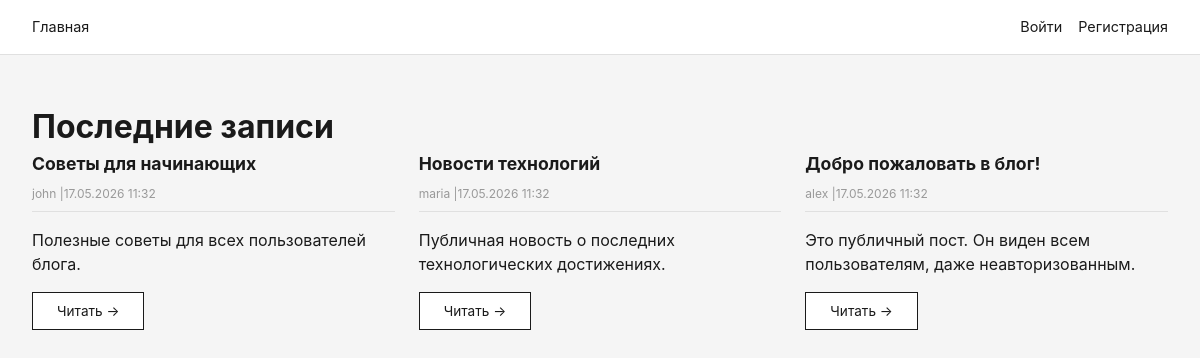
The page / on the database its author committed.
### models.py (models this page shows, shortened)
class Post(db.Model):
    __tablename__ = 'posts'
    id = db.Column(db.Integer, primary_key=True)
    title = db.Column(db.String(200), nullable=False)
    content = db.Column(db.Text, nullable=False)
    is_private = db.Column(db.Boolean, default=False, nullable=False)
    created_at = db.Column(db.DateTime, default=datetime.utcnow)
    updated_at = db.Column(db.DateTime, default=datetime.utcnow, onupdate=datetime.utcnow)
    user_id = db.Column(db.Integer, db.ForeignKey('users.id'), nullable=False)

class User(UserMixin, db.Model):
    __tablename__ = 'users'
    id = db.Column(db.Integer, primary_key=True)
    username = db.Column(db.String(80), unique=True, nullable=False)
    password_hash = db.Column(db.String(128), nullable=False)
    created_at = db.Column(db.DateTime, default=datetime.utcnow)
    posts = db.relationship('Post', backref='author', lazy=True)

### app.py (the view)
@app.route("/")
def index():
    if current_user.is_authenticated:
        posts = Post.query.order_by(Post.created_at.desc()).all()
    else:
        posts = Post.query.filter_by(is_private=False).order_by(Post.created_at.desc()).all()
    return render_template("index.html", posts=posts)

### templates/index.html (shortened to what this page needs)
{% extends "base.html" %}
{% block content %}
<h1>Последние записи</h1>
{% if posts %}
    <div class="posts-grid">
        {% for post in posts %}
        <div class="post-card">
            <h2 class="post-title">
                <a href="{{ url_for('view_post', post_id=post.id) }}">{{ post.title }}</a>
            </h2>
            <div class="post-meta">
                {{ post.author.username }} |{{ post.created_at.strftime('%d.%m.%Y %H:%M') }}
            </div>
            <div class="post-content">
                {{ post.content[:200] }}{% if post.content|length > 200 %}...{% endif %}
            </div>
            <div class="post-footer">
                <a href="{{ url_for('view_post', post_id=post.id) }}" class="btn">Читать →</a>
            </div>
        </div>
        {% endfor %}
    </div>
{% endif %}
{% endblock %}

### templates/base.html (shortened to what this page needs)
<!DOCTYPE html>
<html lang="ru">
<head>
</head>
<body>
    <div class="header">
        <div class="nav">
            <div class="nav-links">
                <a href="{{ url_for('index') }}">Главная</a>
            </div>
            <div class="nav-right">
                {% if current_user.is_authenticated %}
                    <span class="user-info">{{ current_user.username }}</span>
                    <a href="{{ url_for('logout') }}">Выйти</a>
                {% else %}
                    <a href="{{ url_for('login') }}">Войти</a>
                    <a href="{{ url_for('register') }}">Регистрация</a>
                {% endif %}
            </div>
        </div>
    </div>
    <div class="container">
        {% block content %}{% endblock %}
    </div>
</body>
</html>

### templates/base.html (style rules this page uses)
* { margin: 0; padding: 0; box-sizing: border-box; }
body { font-family: -apple-system, BlinkMacSystemFont, 'Segoe UI', 'Roboto', Helvetica, Arial, sans-serif; background: #f5f5f5; color: #1a1a1a; line-height: 1.5; }
.header { background: white; border-bottom: 1px solid #e0e0e0; padding: 1rem 2rem; }
.nav { max-width: 1200px; margin: 0 auto; display: flex; justify-content: space-between; align-items: center; }
.nav-links { display: flex; gap: 2rem; }
.nav a { color: #1a1a1a; text-decoration: none; font-size: 0.9rem; }
.nav-right { display: flex; gap: 1rem; align-items: center; }
.container { max-width: 1200px; margin: 3rem auto; padding: 0 2rem; }
.btn { display: inline-block; padding: 0.5rem 1.5rem; background: white; border: 1px solid #1a1a1a; color: #1a1a1a; text-decoration: none; font-size: 0.85rem; cursor: pointer; font-family: inherit; }
.posts-grid { display: grid; grid-template-columns: repeat(auto-fill, minmax(320px, 1fr)); gap: 1.5rem; }
.post-title { font-size: 1.1rem; margin-bottom: 0.5rem; }
.post-title a { color: #1a1a1a; text-decoration: none; }
.post-meta { font-size: 0.75rem; color: #999; margin-bottom: 1rem; padding-bottom: 0.5rem; border-bottom: 1px solid #e0e0e0; }
.post-footer { margin-top: 1rem; }

### rows shown on the page
Post: title "Советы для начинающих", author.username "john", created_at "17.05.2026 11:32", content "Полезные советы для всех пользователей блога."
Post: title "Новости технологий", author.username "maria", created_at "17.05.2026 11:32", content "Публичная новость о последних технологических достижениях."
Post: title "Добро пожаловать в блог!", author.username "alex", created_at "17.05.2026 11:32", content "Это публичный пост. Он виден всем пользователям, даже неавторизованным."
